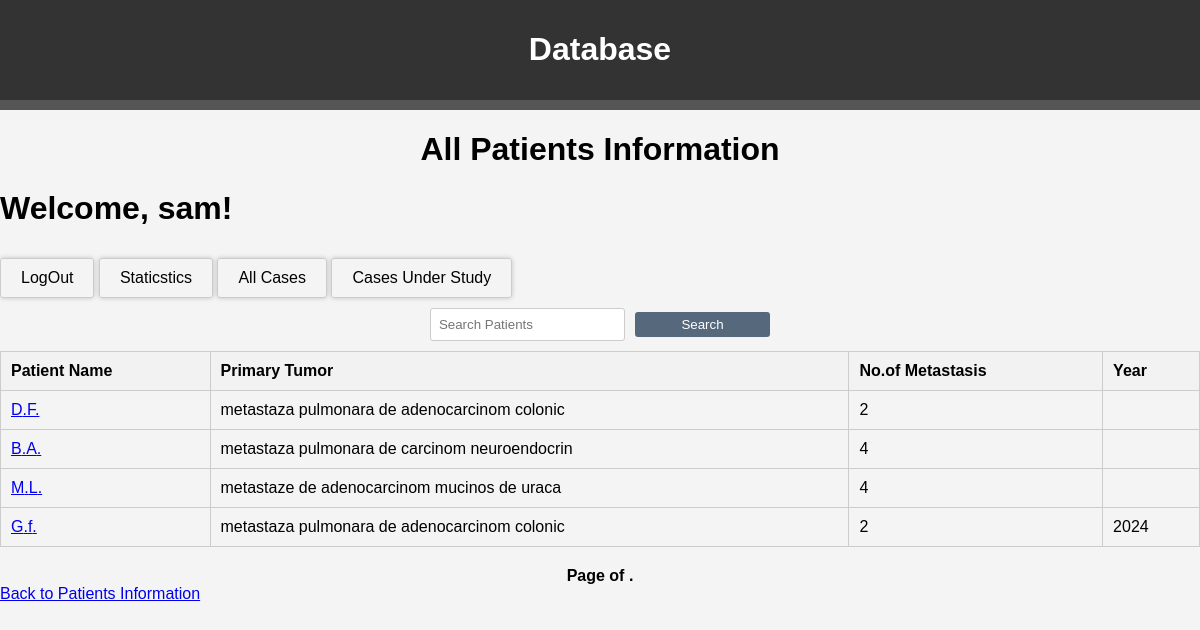
/patients/?study=1 (signed in), run on an earlier commit of the app's database.
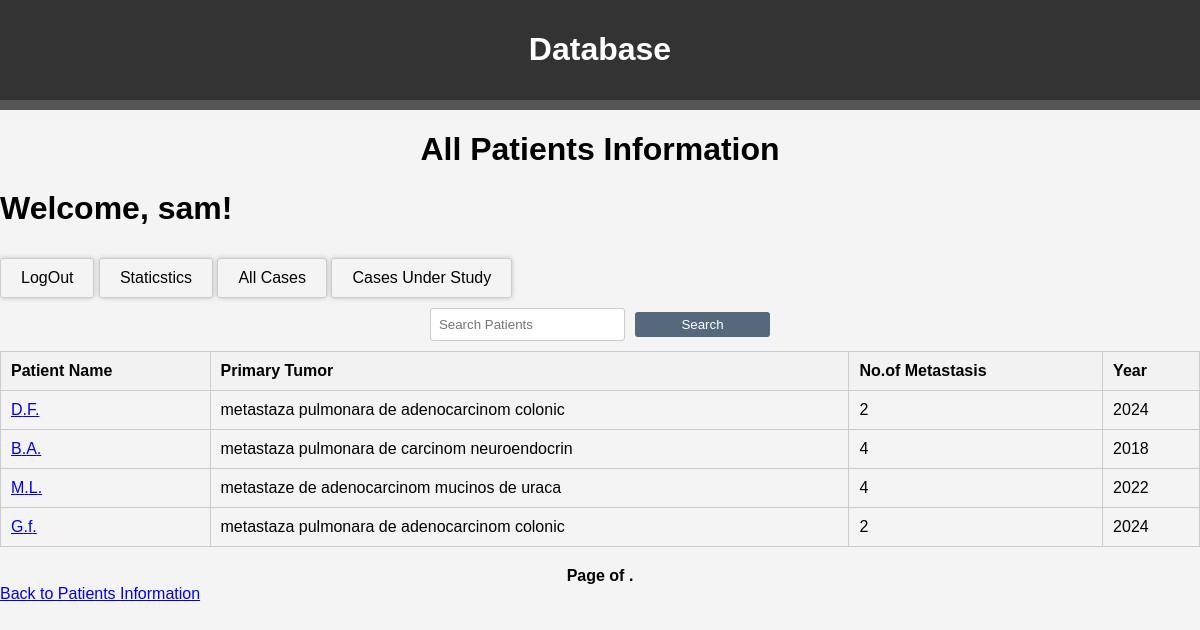
And on a later commit of the database.
### details/models.py (models this page shows, shortened)
class Patient(models.Model):
    SEX_CHOICES = [('M', 'Male'),('F', 'Female'),('O', 'Other'),]
    LUNG_CHOICES = [('L', 'Left Lung'), ('R', 'Right Lung') , ('B', 'Both Lungs')]
    first_name = models.CharField(max_length=100)
    last_name = models.CharField(max_length=100)
    primary_tumor = models.CharField(max_length=100)
    lung_option = models.CharField(max_length=1, choices=LUNG_CHOICES, blank=True, null=True)
    num_metastasis_left = models.PositiveIntegerField(blank=True, null=True)
    num_metastasis_right = models.PositiveIntegerField(blank=True, null=True)
    date_of_first_presentation = models.DateField(blank=True, null=True)
    ct_images_before = models.ManyToManyField('PatientImage', related_name='before_images', blank=True)
    ct_images_after = models.ManyToManyField('PatientImage', related_name='after_images', blank=True)
    mark_for_study = models.BooleanField(default=False)  # Add this field
    controls = models.ManyToManyField('Control', related_name='patient_controls', blank=True)
    sex = models.CharField(max_length=1, choices=SEX_CHOICES, blank=True, null=True)
    date_of_birth = models.DateField(blank=True, null=True)

### details/views.py (the view)
# urls.py: path('patients/', views.patients_info, name='patients_info'),
@login_required
def patients_info(request):
    search_query = request.GET.get('search', '')
    study = request.GET.get('study', '')
    patients = Patient.objects.all()
    if study == '1':
        patients = patients.filter(mark_for_study=True)
        show_back_to_info = True
    else:
        show_back_to_info = False
    if search_query:
        patients = patients.filter(
            Q(first_name__icontains=search_query) |
            Q(last_name__icontains=search_query) |
            Q(primary_tumor__icontains=search_query)
        )
    items_per_page = 10  # Adjust as needed
    paginator = Paginator(patients, items_per_page)
    page_number = request.GET.get('page')
    page = paginator.get_page(page_number)
    return render(request, 'patients_info.html', {
        'page': page,
        'user': request.user,
        'search_query': search_query,
        'study_filter': study,  # Pass the study filter to the template
        'chart_image_path': 'pie_chart.png',
        'patients': patients,  # Pass the patients queryset to the template
        'show_back_to_info': show_back_to_info,
    })

### templates/patients_info.html (shortened to what this page needs)
{% extends 'base.html' %}
{% block content %}
{% load static %}
<link rel="stylesheet" type="text/css" href="{% static 'styles.css' %}">
<h1 align="center">All Patients Information</h1>
{% if user.is_authenticated %}
    <h1>Welcome, {{ user.username }}!</h1>
    <div class="navbar">
        <a href="{% url 'logout' %}" class="logout-link">LogOut</a>
        <a href="{% url 'generate_pie_chart' %}" class="logout-link">Staticstics</a>
        <a href="{% url 'patients_info' %}" class="logout-link">All Cases</a>
        <a href="{% url 'patients_info' %}?study=1" class="logout-link">Cases Under Study</a>
    </div>
{% endif %}
<div class="search-form">
    <form method="GET" style="display: flex; align-items: center;">
        <input type="text" class="search-input" id="search" name="search" value="{{ search_query }}" placeholder="Search Patients" style="width: 250px; margin-right: 10px;">
        <button type="submit" class="search-button" style="background-color: #55687c; color: white; border: none; padding: 5px 10px; border-radius: 3px; cursor: pointer;">Search</button>
    </form>
</div>
<div class="patient-list">
    {% if patients %}
        <table class="patient-table">
            <thead>
                <tr>
                    <th>Patient Name</th>
                    <th>Primary Tumor</th>
                    <th>No.of Metastasis</th>
                    <th>Year</th>
                </tr>
            </thead>
            <tbody>
                {% for patient in patients %}
                <tr>
                    <td><a href="{% url 'patient_detail' patient.id %}">{{ patient.first_name|first }}.{{ patient.last_name|first }}.</a></td>
                    <td>{{ patient.primary_tumor }}</td>
                    <td>{{ patient.num_metastasis_left|default:0|add:patient.num_metastasis_right|default:0 }}</td>
                    <td>{{ patient.date_of_first_presentation|date:"Y" }}</td>
                </tr>
                {% endfor %}
            </tbody>
        </table>
        <div class="pagination" style="text-align: center; margin-top: 20px;">
            <span class="step-links">
                <span class="current-page">
                    Page {{ patients.number }} of {{ patients.paginator.num_pages }}.
                </span>
            </span>
        </div>
        {% if show_back_to_info %}
         <a href="{% url 'patients_info' %}" class="back-link">Back to Patients Information</a>
        {% endif %}
    {% else %}
        <p>No results found.</p>
        <a href="{% url 'patients_info' %}" class="back-link">Back to patients Information</a>
    {% endif %}
</div>
</body>
{% endblock %}

What changed in the data, as far as the page shows it:
changed Patient (number 1 of 4 on the later page): date_of_first_presentation (not shown) → "2024"
changed Patient "metastaza pulmonara de carcinom neuroendocrin": date_of_first_presentation (not shown) → "2018"
changed Patient "metastaze de adenocarcinom mucinos de uraca": date_of_first_presentation (not shown) → "2022"
